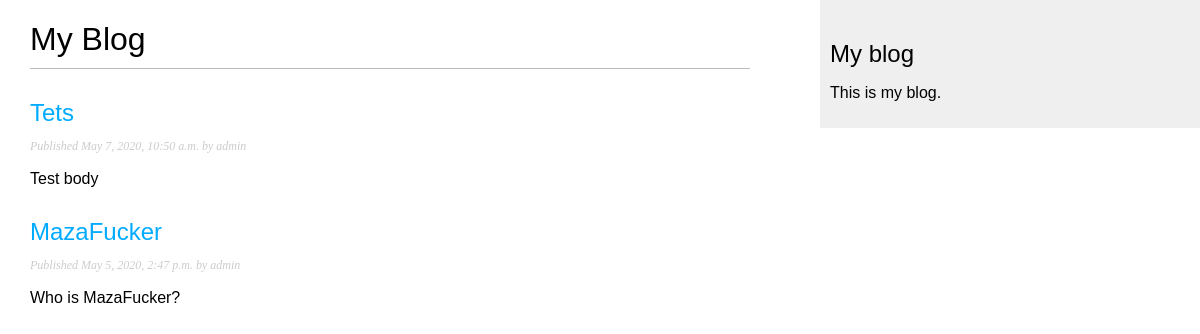
Screenshot of /blog/ with the database file from the repository.
### blog/models.py (models this page shows, shortened)
class Post(models.Model):
    STATUS_CHOICES = (('draft', 'Draft'), ('published', 'Published'),)
    title = models.CharField(max_length=250)
    slug = models.SlugField(max_length=250, unique_for_date='publish')
    author = models.ForeignKey(User, on_delete=models.CASCADE, related_name='blog_posts')
    body = models.TextField()
    publish = models.DateTimeField(default=timezone.now)
    created = models.DateTimeField(auto_now_add=True)
    updated = models.DateTimeField(auto_now=True)
    status = models.CharField(max_length=10, choices=STATUS_CHOICES, default='draft')
    objects = models.Manager()  # Менеджер по умолчанию.
    published = PublishedManager()  # Наш новый менеджер.
    class Meta:
        ordering = ('-publish',)
    def get_absolute_url(self):
        return reverse('blog:post_detail', args=[self.publish.year, self.publish.month, self.publish.day, self.slug])

### blog/views.py (the view)
# urls.py: path('', views.post_list, name='post_list'),
def post_list(request):
    posts = Post.published.all()
    return render(request, 'blog/post/list.html', {'posts': posts})

### blog/models.py (called while the page is built)
    def get_queryset(self):
        return super().get_queryset().filter(status='published')

### blog/templates/blog/post/list.html (shortened to what this page needs)
{% extends "blog/base.html" %}
{% block content %}
<h1>My Blog</h1>
{% for post in posts %}
    <h2>
        <a href="{{ post.get_absolute_url }}">{{ post.title }}</a>
    </h2>
    <p class="date">Published {{ post.publish }} by {{ post.author }}</p>
    {{ post.body|truncatewords:30|linebreaks }}
{% endfor %}
{% endblock %}

### blog/static/css/blog.css (style rules this page uses)
body { margin:0; padding:0; font-family:helvetica, sans-serif; }
a { color:#00abff; text-decoration:none; }
h1 { font-weight:normal; border-bottom:1px solid #bbb; padding:0 0 10px 0; }
h2 { font-weight:normal; margin:30px 0 0; }
p.date { color:#ccc; font-family: georgia, serif; font-size: 12px; font-style: italic; }

### rows the page displays
Post: title "Tets", publish "May 7, 2020, 10:50 a.m.", author "admin", body "Test body"
Post: title "MazaFucker", publish "May 5, 2020, 2:47 p.m.", author "admin", body "Who is MazaFucker?"
